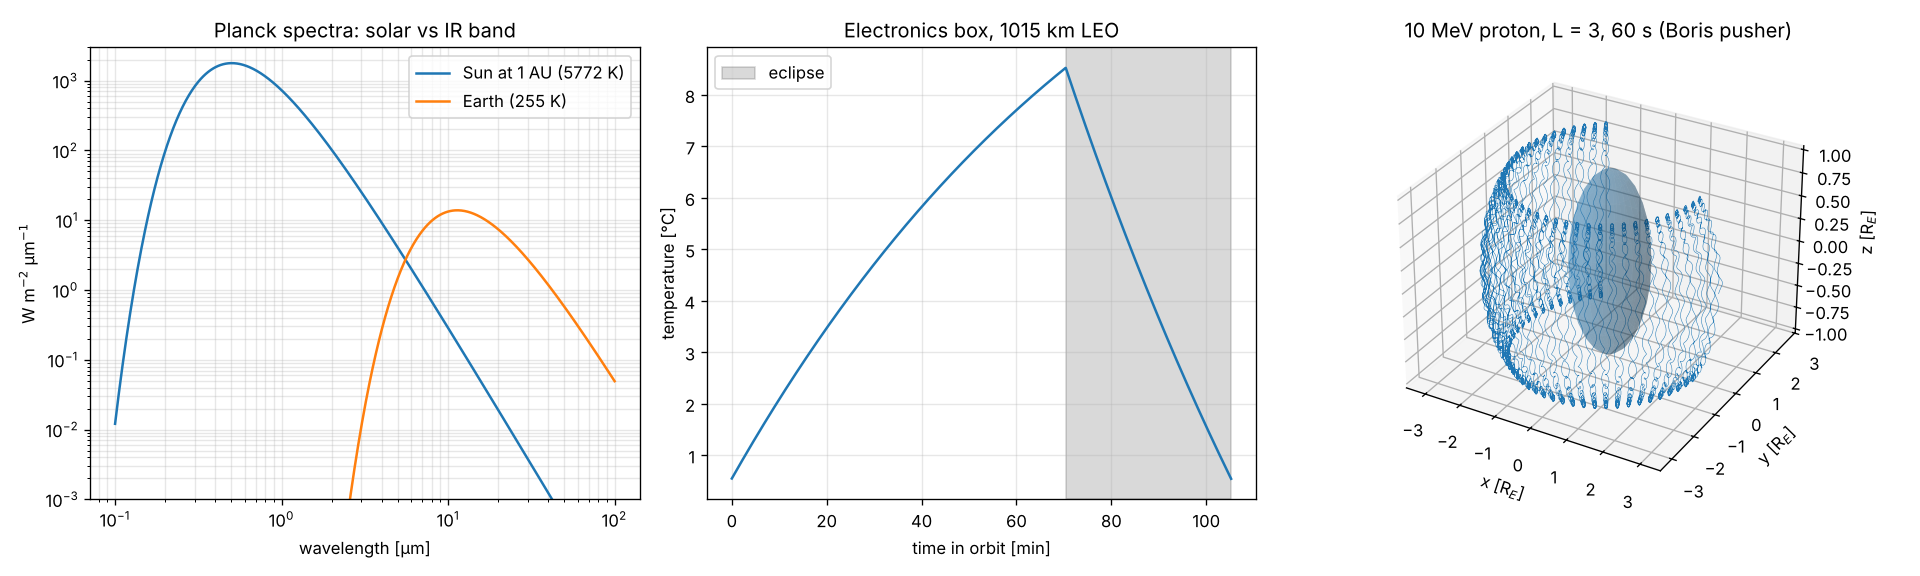

Source code (Python):
"""Demo: (1) Sun vs Earth blackbody spectra and why coatings have separate
alpha and epsilon; (2) orbit temperature of a 1015 km LEO electronics box with
eclipses; (3) a 10 MeV proton trapped at L = 3, integrated with the Lorentz
force, with gyration, bounce and westward drift.
"""
import numpy as np
import matplotlib
matplotlib.use("Agg")
import matplotlib.pyplot as plt
from spaceenv.constants import Q_E, M_P, R_EARTH
from spaceenv.thermal import planck_lambda, transient_orbit, equilibrium_temperature, view_factor_sphere_to_earth
from spaceenv.radiation import speed, boris_push, bounce_period, drift_period, mirror_latitude, loss_cone

# (2) box: 20 kg aluminium (c = 900 J/kg/K), 0.25 m^2 sun-facing, 0.8 m^2 radiating, 120 W dissipation
h = 1015e3
a_orb = R_EARTH + h
period = 2 * np.pi * np.sqrt(a_orb ** 3 / 3.986004418e14)
ecl = np.arcsin(R_EARTH / a_orb) / np.pi              # beta = 0 cylindrical-shadow eclipse fraction
F = view_factor_sphere_to_earth(h)
args = dict(alpha=0.25, eps=0.85, A_sun=0.25, A_rad=0.8, Q_int=120.0, F_earth=F)
t, T = transient_orbit(m_c=20 * 900.0, period_s=period, eclipse_frac=ecl, **args)
print(f"orbit period {period/60:.1f} min, eclipse {ecl*100:.1f} % (beta = 0), Earth view factor {F:.3f}")
print(f"box temperature over an orbit: {T.min()-273.15:.1f} to {T.max()-273.15:.1f} degC "
      f"(steady-state limits {equilibrium_temperature(**args, sunlit=False)-273.15:.1f} / "
      f"{equilibrium_temperature(**args)-273.15:.1f} degC)")

# (3) radiation belt proton
L, W, al = 3.0, 10e6 * Q_E, np.radians(45)
v = speed(W, M_P)
ts, xs, vs = boris_push([L * R_EARTH, 0, 0], v * np.array([0, np.sin(al), np.cos(al)]), Q_E, M_P, 60.0, 5e-4)
print(f"10 MeV proton at L = 3: bounce {bounce_period(L, W, M_P, al):.2f} s, drift {drift_period(L, W, M_P, al):.1f} s, "
      f"mirror latitude {np.degrees(mirror_latitude(al)):.1f} deg, loss cone {np.degrees(loss_cone(L)):.1f} deg")

fig = plt.figure(figsize=(16, 4.8))
ax1 = fig.add_subplot(1, 3, 1)
lam = np.geomspace(0.1e-6, 100e-6, 800)
ax1.loglog(lam * 1e6, np.pi * planck_lambda(lam, 5772) * (6.957e8 / 1.496e11) ** 2 * 1e-6, label="Sun at 1 AU (5772 K)")
ax1.loglog(lam * 1e6, np.pi * planck_lambda(lam, 255) * 1e-6, label="Earth (255 K)")
ax1.set(ylim=(1e-3, 3e3), xlabel="wavelength [µm]", ylabel="W m$^{-2}$ µm$^{-1}$", title="Planck spectra: solar vs IR band")
ax1.legend(); ax1.grid(alpha=.3, which="both")
ax2 = fig.add_subplot(1, 3, 2)
ax2.plot((t - t[0]) / 60, T - 273.15)
ax2.axvspan((1 - ecl) * period / 60, period / 60, color="k", alpha=.15, label="eclipse")
ax2.set(xlabel="time in orbit [min]", ylabel="temperature [°C]", title="Electronics box, 1015 km LEO")
ax2.legend(); ax2.grid(alpha=.3)
ax3 = fig.add_subplot(1, 3, 3, projection="3d")
ax3.plot(*(xs.T / R_EARTH), lw=0.3)
u, w = np.mgrid[0:2 * np.pi:30j, 0:np.pi:15j]
ax3.plot_surface(np.cos(u) * np.sin(w), np.sin(u) * np.sin(w), np.cos(w), color="tab:blue", alpha=.3)
ax3.set(title="10 MeV proton, L = 3, 60 s (Boris pusher)", xlabel="x [R$_E$]", ylabel="y [R$_E$]", zlabel="z [R$_E$]")
fig.tight_layout(); fig.savefig("examples/demo.png", dpi=120)
print("saved examples/demo.png")
